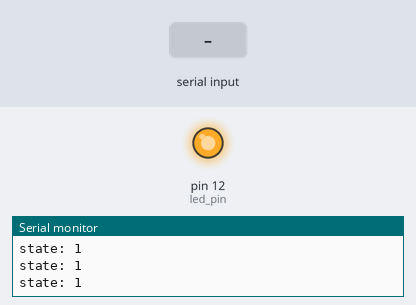
The sketch below on a simulated Arduino Uno, built with avr-gcc and run on an emulated ATmega328P. On the bench: output pins drawn as LEDs (lit = HIGH), the last lines printed to the serial monitor. Dashed ring = blinking. Inputs (shaded band) come from the test bench.

Above: at 1.2 s.
1.3 s: "a" received over Serial
At 1.5 s:
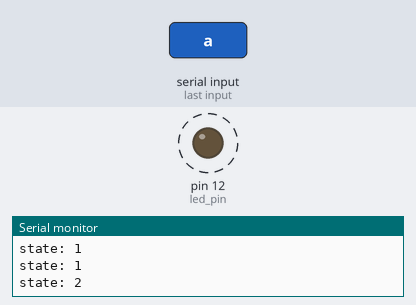
4.3 s: "1" received over Serial
At 5.4 s:
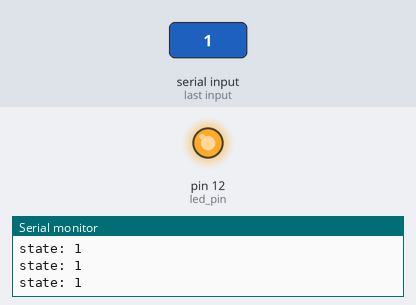
Timing chart, 0 to 7.3 s (numbered marks = the images above; inputs shaded):
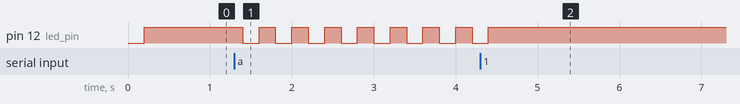

Measured:
- after the input at 1.3 s, pin 12 (led_pin): alternates HIGH for 0.20 s and LOW for 0.20 s, starting after 0.10 s
- after the input at 4.3 s, pin 12 (led_pin): goes on until 4.4 s, then stays HIGH

The sketch:

pathfinder_led_control.ino
```cpp
#include <arduino-timer.h>

// state 1 is on
// state 2 is autonomous
// state 3 is e-stopped

// may need to do sudo chmod a+rw /dev/ttyACM0 to get it to write

int led_pin = 12; // connect this to mosfet
int flash_freq = 5; // Hz

auto timer = timer_create_default();
bool led = true;
int state = 1;

bool check_should_toggle(void *) {
  Serial.print("state: ");
  Serial.println(state);

  if (state == 1) {
    led = true;
    digitalWrite(led_pin, led);
  }

  if (state == 2) {
    led = !led;
    digitalWrite(led_pin, led);
  }
}

void setup() {
  Serial.begin(9600);
  pinMode(12, OUTPUT);

  timer.every(1000/flash_freq, check_should_toggle);
}

void loop() {
  timer.tick();
}

void serialEvent() {
  while(Serial.available()) {
    char ch = Serial.read();
    //Serial.println(ch);
    if(ch == 'a') {
      state = 2;
    } else {
      state = 1;
    }
  }
}
```
